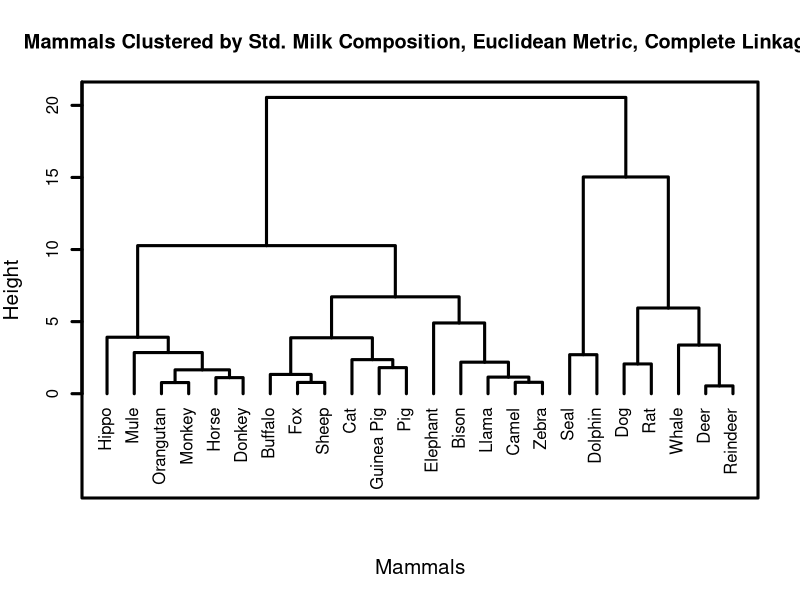
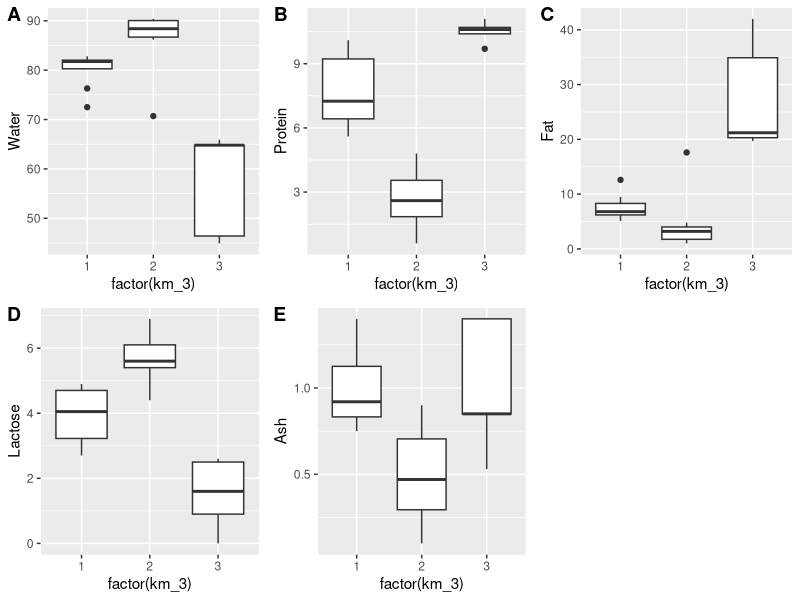
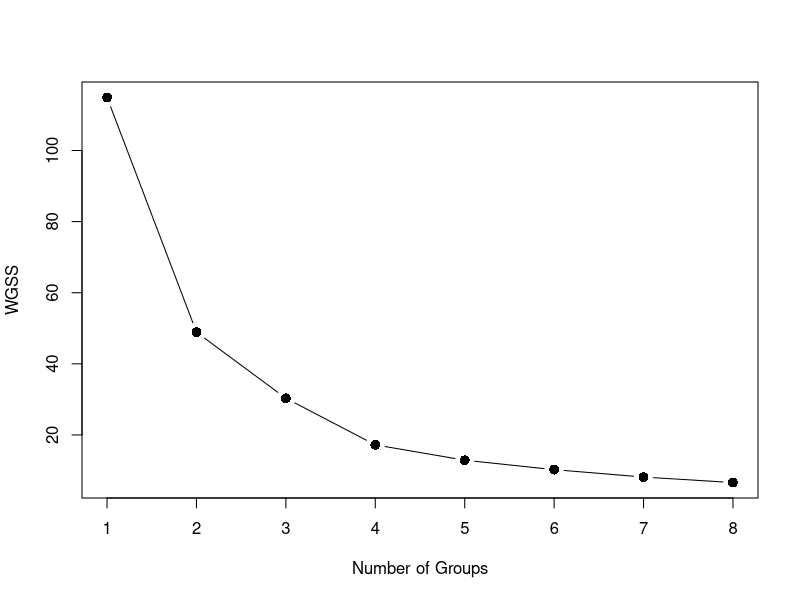

These charts were generated, in order, by the following R code:
## ---- chunk 1
knitr::opts_chunk$set(warning=FALSE, message=FALSE)
## ---- chunk 2
library(tidyverse)
Mammals_Milk<-read.csv("Milk_Composition.csv",header=T,row.names=1)
head(Mammals_Milk)
## ---- chunk 3
summary(Mammals_Milk)
## ---- chunk 4
Mammals_Milk_Std<-round(scale(Mammals_Milk),2)
head(Mammals_Milk_Std)
## ---- chunk 5
Mammal_euclidean <- as.matrix(dist(Mammals_Milk_Std))
Mammal_euclidean_clust <-hclust(dist(Mammal_euclidean))
plot(Mammal_euclidean_clust, main="Mammals Clustered by Std. Milk Composition, Euclidean Metric, Complete Linkage", sub="", xlab= "Mammals", lwd=3, cex.lab=1.25, hang=-1, frame.plot = T)
## ---- chunk 6
set.seed(125)
MMilk_km_3 <- kmeans(Mammals_Milk_Std, centers=3)
MMilk_km_4 <- kmeans(Mammals_Milk_Std, centers=4)

Mammals_Milk$km_3 <- MMilk_km_3$cluster
Mammals_Milk$km_4 <-MMilk_km_4$cluster
 
Mammals_Milk %>% arrange(km_3)
Mammals_Milk %>% arrange(km_4)
## ---- chunk 7
MMilk_Agg_K3<- Mammals_Milk %>% group_by(km_3) %>% summarise(Mean_Water=mean(Water), Mean_Protein=mean(Protein), Mean_Fat=mean(Fat), Mean_Lactose=mean(Lactose), Mean_Ash=mean(Ash)) %>% round(digits=2)

MMilk_Agg_K4<- Mammals_Milk %>% group_by(km_4) %>% 
  summarise(Mean_Water=mean(Water), Mean_Protein=mean(Protein), Mean_Fat=mean(Fat), Mean_Lactose=mean(Lactose), Mean_Ash=mean(Ash)) %>% round(digits=2)
## ---- chunk 8
require(cowplot)
graph1 <- ggplot(data=Mammals_Milk, aes(x=factor(km_3), y=Water)) +geom_boxplot()
graph2 <- ggplot(data=Mammals_Milk, aes(x=factor(km_3), y=Protein)) +geom_boxplot()
graph3 <- ggplot(data=Mammals_Milk, aes(x=factor(km_3), y=Fat)) +geom_boxplot()
graph4 <- ggplot(data=Mammals_Milk, aes(x=factor(km_3), y=Lactose)) +geom_boxplot()
graph5 <-ggplot(data=Mammals_Milk, aes(x=factor(km_3), y=Ash)) +geom_boxplot() 

plot_grid(graph1, graph2, graph3, graph4, graph5, labels = "AUTO")
## ---- chunk 9
wgss <- rep(0,8)
for(i in 1:8){
  wgss[i] <-kmeans(Mammals_Milk_Std,centers=i,nstart=50)$tot.withinss 
}
plot(c(1:8), wgss, type="b", pch=16,cex=1.3, xlab="Number of Groups", ylab="WGSS")
